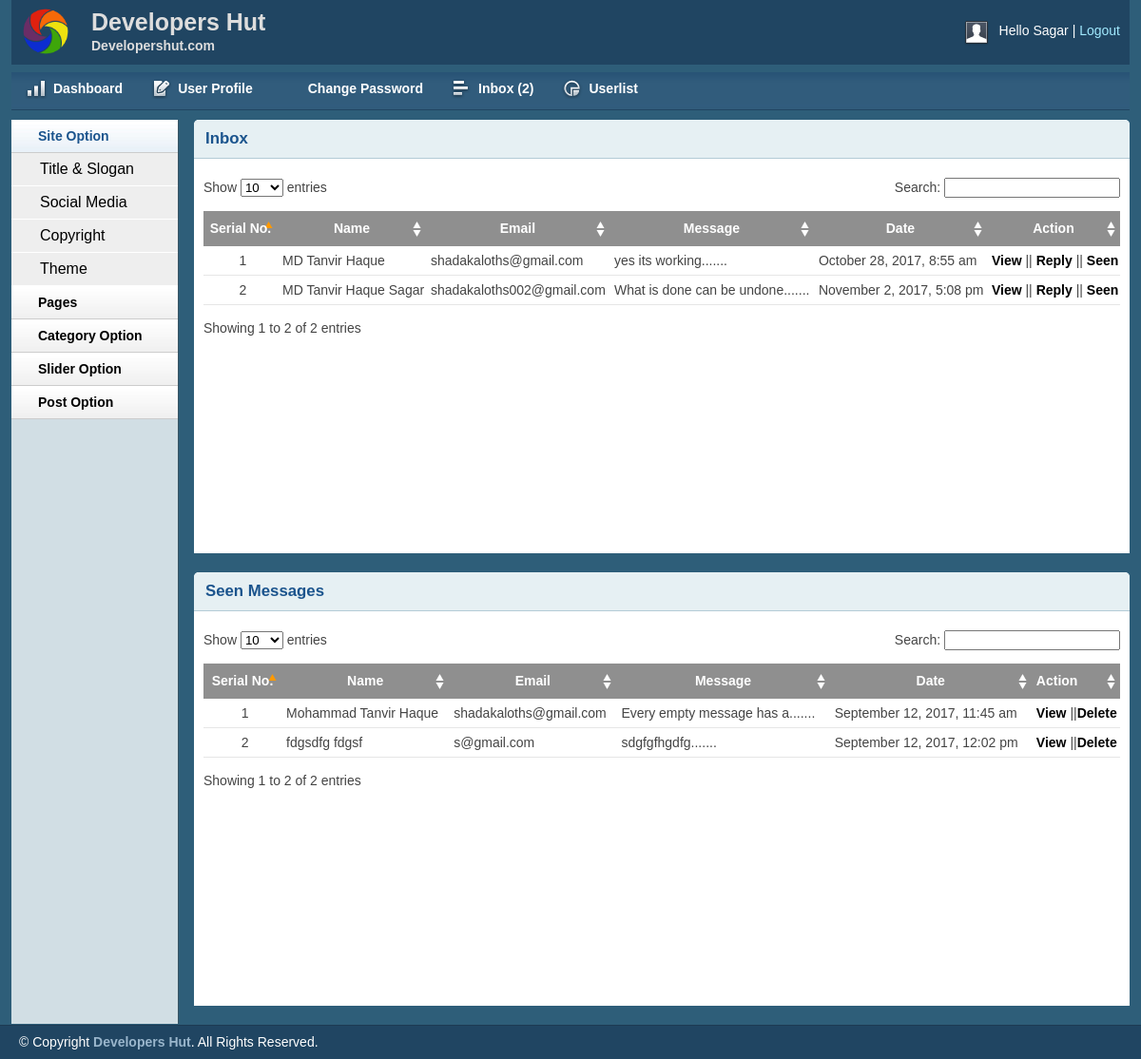
Screenshot of /admin/inbox.php (signed in) with the database file from the repository.
### tables this page shows
CREATE TABLE `tbl_contact` (
  `id` int(11) NOT NULL,
  `fname` varchar(255) NOT NULL,
  `lname` varchar(255) NOT NULL,
  `email` varchar(255) NOT NULL,
  `body` text NOT NULL,
  `status` int(11) NOT NULL DEFAULT '0',
  `date` timestamp NOT NULL DEFAULT CURRENT_TIMESTAMP
);

### lib/Database.php (called while the page is built, shortened)
<?php
Class Database{
	public $host   = DB_HOST;
	public $user   = DB_USER;
	public $pass   = DB_PASS;
	public $dbname = DB_NAME;
	public $link;
	private function connectDB(){
	$this->link = new mysqli($this->host, $this->user, $this->pass, $this->dbname);
 }
	public function select($query){
		$result = $this->link->query($query) or die($this->link->error.__LINE__);
		if($result->num_rows > 0){
			return $result;
		} else {
			return false;
		}
	}
}

### helpers/format.php (called while the page is built, shortened)
<?php
	class format
	{
		public function formatDate($date){
				return date('F j, Y, g:i a', strtotime($date));
		}
		public function textShorten($text, $limit = 252){
			$text = $text." ";
			$text = substr($text, 0, $limit);
			$text = substr($text, 0, strrpos($text, " "));
			$text = $text.".......";
			return $text;
		}
	}
?>

### admin/inbox.php (the view, shortened to what this page needs)
<?php include 'inc/header.php' ?>
<?php include 'inc/sidebar.php' ?>
        <div class="grid_10">
            <div class="box round first grid">
                <h2>Inbox</h2>
                <div class="block">
                    <table class="data display datatable" id="example">
					<thead>
						<tr>
							<th style="text-align: center;" >Serial No.</th>
							<th style="text-align: center;">Name</th>
							<th style="text-align: center;">Email</th>
							<th style="text-align: center;">Message</th>
							<th style="text-align: center;">Date</th>
							<th style="text-align: center;">Action</th>
						</tr>
					</thead>
					<tbody>
<?php
	$query = "select * from tbl_contact where status ='0' ";
	$read  = $db->select($query);
	$i=0;
	if ($read) {
	 	while ($result = $read->fetch_assoc()) {
			$i++;
?>
						<tr class="odd gradeX">
							<td style="text-align: center;"> <?php echo $i ;?></td>
							<td><?php echo $result['fname'].' '.$result['lname']?></td>
							<td><?php echo $result['email'] ;?></td>
							<td><?php echo $fr->textShorten($result['body'],30) ;?></td>
							<td><?php echo $fr->formatDate($result['date']) ;?></td>
							<td><a href="view.php?id=<?php echo $result['id'] ;?>">View</a> || <a href="reply.php?id=<?php echo $result['id'] ;?>">Reply </a>|| <a onclick="return confirm('Are you sure ??');" href="?seenid=<?php echo $result['id'] ;?>">Seen</a></td>
						</tr>
<?php }} ?>
					</tbody>
				</table>
               </div>
            </div>
        </div>
        <div class="grid_10">
            <div class="box round first grid">
                <h2>Seen Messages</h2>
                <div class="block">
                      <table class="data display datatable" id="example">
					<thead>
						<tr>
							<th style="text-align: center;" >Serial No.</th>
							<th style="text-align: center;">Name</th>
							<th style="text-align: center;">Email</th>
							<th style="text-align: center;">Message</th>
							<th style="text-align: center;">Date</th>
							<th >Action</th>
						</tr>
					</thead>
					<tbody>
<?php
	$query = "select * from tbl_contact where status ='1' ";
	$read  = $db->select($query);
	$i=0;
	if ($read) {
	 	while ($result = $read->fetch_assoc()) {
			$i++;
?>
						<tr class="odd gradeX">
							<td style="text-align: center;"> <?php echo $i ;?></td>
							<td><?php echo $result['fname'].' '.$result['lname']?></td>
							<td><?php echo $result['email'] ;?></td>
							<td><?php echo $fr->textShorten($result['body'],30) ;?></td>
							<td><?php echo $fr->formatDate($result['date']) ;?></td>
							<td><a href="view.php?id=<?php echo $result['id'] ;?>">View</a> ||<a onclick="return confirm('Are you sure ??');" href="?delid=<?php echo $result['id'] ;?>">Delete</a></td>
						</tr>
<?php }} ?>
					</tbody>
				</table>
               </div>
            </div>
        </div>
    </div>
<?php include 'inc/footer.php' ?>

### admin/css/layout.css (style rules this page uses)
body { background: #fff none repeat scroll 0 0; color: #444; font-size: 14px; padding: 0; }
a { color: #000; font-weight:bold; text-decoration: none; }
h1, h2, h3, h4, h5, h6 { line-height:1.2em; margin-bottom:.3em; }
h2 { margin-top:1em; }
.box { background:#fff; margin-bottom:20px; padding:10px 10px 10px 10px; margin-left:-8px; }
.box.grid { padding-bottom:40px; }
.box.round { -moz-border-radius: 5px 5px 0px 0px; -webkit-border-radius: 5px 5px 0px 0px; border-radius: 5px 5px 0px 0px; }
.box h2 { font-size:1.2em; font-weight:bold; color:#1B548D; background:#E6F0F3; margin:-10px -10px 0 -10px; padding:10px 12px; border-bottom:1px solid #B3CBD6; -moz-border-radius: 5px 5px 0px 0px; -webkit-border-radius: 5px 5px 0px 0px; border-radius: 5px 5px 0px 0px; }
.box.first { min-height: 406px; }
.block { padding-top:20px; }
.block { padding-bottom:1px; }
table.display { margin: 0 auto; clear: both; width: 100%; }
.sorting_asc { background: #8f8f8f url(../img/table/sort_asc.png) no-repeat center right; padding:8px 5px; text-align:left; color:#fff; }
.sorting { background:#8f8f8f url(../img/table/sort_both.png) no-repeat center right; padding:8px 5px; text-align:left; color:#fff; }
tr.odd { height: 30px; line-height: 30px; border-bottom:1px solid #e6e6e6; }
tr.even { height: 30px; line-height: 30px; border-bottom:1px solid #e6e6e6; }
tr.odd td, tr.even td { padding-left:5px; }

### admin/inbox.php (style rules this page uses)
tr th { text-align: center; }

### rows the page displays
tbl_contact: fname "MD Tanvir", lname "Haque", email "shadakaloths@gmail.com", body "yes its working.......", date "October 28, 2017, 8:55 am"
tbl_contact: fname "MD Tanvir Haque", lname "Sagar", email "shadakaloths002@gmail.com", body "What is done can be undone.......", date "November 2, 2017, 5:08 pm"
tbl_contact: fname "Mohammad Tanvir", lname "Haque", email "shadakaloths@gmail.com", body "Every empty message has a.......", date "September 12, 2017, 11:45 am"
tbl_contact: fname "fdgsdfg", lname "fdgsf", email "s@gmail.com", body "sdgfgfhgdfg.......", date "September 12, 2017, 12:02 pm"

### other values shown
$_SESSION['username'] "Sagar"
$row "2"
